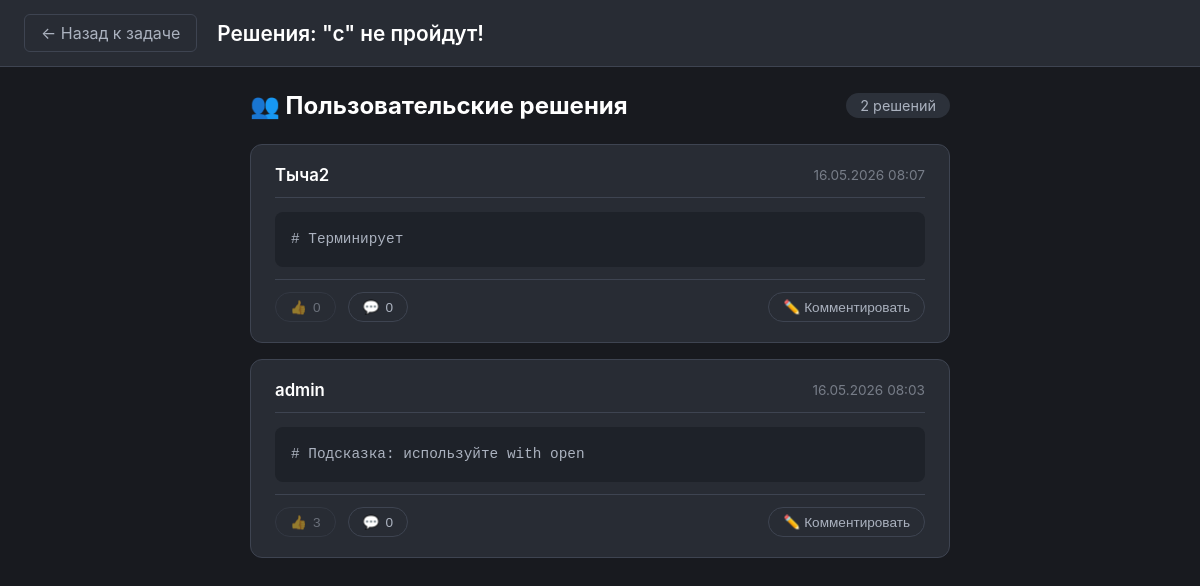
/task/4/solutions/, run on the app's committed database.
### task/models.py (models this page shows, shortened)
class Task(models.Model):
    title = models.CharField(max_length=200, verbose_name="Название")
    description = models.TextField(verbose_name="Описание")
    difficulty = models.ForeignKey(
        Difficulty,
        on_delete=models.PROTECT,
        verbose_name="Сложность"
    )
    categories = models.ManyToManyField(
        Category,
        related_name='tasks',
        verbose_name="Категории"
    )
    language = models.ForeignKey(
        ProgrammingLanguage,
        on_delete=models.PROTECT,
        verbose_name="Целевой язык"
    )
    starter_code = models.TextField(blank=True, null=True, verbose_name="Начальный код")
    solution_code = models.TextField(blank=True, null=True, verbose_name="Эталонное решение")
    time_limit_ms = models.IntegerField(default=1000, verbose_name="Лимит времени (мс)")
    memory_limit_kb = models.IntegerField(default=256000, verbose_name="Лимит памяти (КБ)")
    author = models.ForeignKey(
        settings.AUTH_USER_MODEL,
        on_delete=models.SET_NULL,
        null=True,
        related_name='created_tasks',
        verbose_name="Автор"
    )
    is_active = models.BooleanField(default=True, verbose_name="Активна")
    created_at = models.DateTimeField(auto_now_add=True, verbose_name="Дата создания")
    class Meta:
        verbose_name = "Задача"
        verbose_name_plural = "Задачи"
        ordering = ['-created_at']

class PublishedSolution(models.Model):
    submission = models.ForeignKey(
        'Submission',
        on_delete=models.CASCADE,
        related_name='published',
        verbose_name='Решение'
    )
    author = models.ForeignKey(
        settings.AUTH_USER_MODEL,
        on_delete=models.CASCADE,
        related_name='published_solutions',
        verbose_name='Автор'
    )
    description = models.TextField(blank=True, default='', verbose_name='Описание решения')
    upvotes = models.IntegerField(default=0, verbose_name='Голоса')
    published_at = models.DateTimeField(auto_now_add=True, verbose_name='Дата публикации')
    class Meta:
        verbose_name = 'Опубликованное решение'
        verbose_name_plural = 'Опубликованные решения'
        db_table = 'published_solutions'

class Submission(models.Model):
    user = models.ForeignKey(
        settings.AUTH_USER_MODEL,
        on_delete=models.CASCADE,
        related_name='task_solutions',
        verbose_name="Пользователь"
    )
    task = models.ForeignKey(
        Task,
        on_delete=models.CASCADE,
        related_name='solutions',
        verbose_name="Задача"
    )
    status = models.ForeignKey(
        SubmissionStatus,
        on_delete=models.PROTECT,
        verbose_name="Статус"
    )
    code = models.TextField(verbose_name="Код решения")
    execution_time_ms = models.IntegerField(null=True, blank=True, verbose_name="Время выполнения")
    memory_used_kb = models.IntegerField(null=True, blank=True, verbose_name="Память (КБ)")
    solved_at = models.DateTimeField(auto_now_add=True, verbose_name="Дата решения")
    passed_tests = models.IntegerField(default=0, verbose_name="Пройдено тестов")
    total_tests = models.IntegerField(default=0, verbose_name="Всего тестов")
    class Meta:
        verbose_name = "Решение задачи"
        verbose_name_plural = "Решения задач"
        ordering = ['-solved_at']

### users/models.py (models this page shows, shortened)
class User(AbstractUser):
    level = models.IntegerField(default=1, verbose_name='Уровень')
    experience_points = models.IntegerField(default=0, verbose_name='Очки опыта')
    created_at = models.DateTimeField(auto_now_add=True, verbose_name='Дата регистрации')
    groups = models.ManyToManyField(
        'auth.Group',
        related_name='custom_user_set',
        blank=True,
        help_text='Группы, к которым принадлежит пользователь.',
        verbose_name='Группы'
    )
    user_permissions = models.ManyToManyField(
        'auth.Permission',
        related_name='custom_user_permissions_set',
        blank=True,
        help_text='Права пользователя.',
        verbose_name='Права'
    )
    class Meta:
        verbose_name = 'Пользователь'
        verbose_name_plural = 'Пользователи'
        db_table = 'users'

### task/views.py (the view)
# urls.py: path('<int:pk>/solutions/', views.published_solutions, name='solutions'),
def published_solutions(request, pk):
    task = get_object_or_404(Task, pk=pk)
    solutions_list = PublishedSolution.objects.filter(
        submission__task=task
    ).select_related('author', 'submission__user').order_by('-published_at')
    paginator = Paginator(solutions_list, 20)
    page_number = request.GET.get('page', 1)
    page_obj = paginator.get_page(page_number)
    voted_ids = []
    if request.user.is_authenticated:
        voted_ids = SolutionVote.objects.filter(
            user=request.user,
            solution__in=page_obj.object_list
        ).values_list('solution_id', flat=True)
    solution_ids = [s.id for s in page_obj.object_list]
    comment_counts = {}
    if solution_ids:
        from django.db.models import Count
        counts = Comment.objects.filter(
            solution_id__in=solution_ids
        ).values('solution_id').annotate(count=Count('id'))
        comment_counts = {c['solution_id']: c['count'] for c in counts}
    context = {
        'task': task,
        'solutions': page_obj,
        'page_obj': page_obj,
        'voted_ids': list(voted_ids),
        'comment_counts': comment_counts,
    }
    return render(request, 'task/solutions.html', context)

### crius/templatetags/dict_filters.py (called while the page is built)
@register.filter
def get_item(dictionary, key):
    return dictionary.get(key)

### task/templates/task/solutions.html (shortened to what this page needs)
{% load static %}
{% load dict_filters %}
<!DOCTYPE html>
<html lang="ru">
<head>
</head>
<body>
<div class="top-bar">
    <a href="{% url 'task:detail' pk=task.pk %}" class="back-btn">← Назад к задаче</a>
    <span class="page-title">Решения: {{ task.title }}</span>
</div>
<div class="solutions-wrapper">
    <div class="solutions-container">
        <div class="solutions-header">
            <h2>👥 Пользовательские решения</h2>
            <span class="solutions-count">{{ page_obj.paginator.count }} решений</span>
        </div>
        {% for solution in solutions %}
        <div class="solution-card" id="solution-{{ solution.id }}">
            <div class="solution-header">
                <span class="solution-author">{{ solution.author.username }}</span>
                <span class="solution-date">{{ solution.published_at|date:"d.m.Y H:i" }}</span>
            </div>
            <pre class="solution-code" id="code-block-{{ solution.id }}">{{ solution.submission.code }}</pre>
            <div class="solution-footer">
                <div class="solution-stats">
                    <button class="btn-vote {% if user.is_authenticated and solution.id in voted_ids %}voted{% endif %}"
                            onclick="toggleVote({{ solution.id }}, this)"
                            {% if not user.is_authenticated %}disabled title="Войдите чтобы голосовать"{% endif %}>
                        👍 <span class="vote-count">{{ solution.upvotes }}</span>
                    </button>
                    <button class="btn-comment-toggle" onclick="toggleComments({{ solution.id }})">
                        💬 <span class="comment-count" id="comment-count-{{ solution.id }}">
                            {% with count=comment_counts|get_item:solution.id %}
                                {% if count %}
                                    {% if count > 99 %}99+{% else %}{{ count }}{% endif %}
                                {% else %}0{% endif %}
                            {% endwith %}
                        </span>
                    </button>
                </div>
                <button class="btn-write-comment" onclick="focusCommentInput({{ solution.id }})">✏️ Комментировать</button>
            </div>
        </div>
        {% empty %}
        <div class="empty-state">
            <div class="empty-icon">📭</div>
            <p>Нет опубликованных решений.</p>
        </div>
        {% endfor %}
    </div>
</div>
</body>
</html>

### task/templates/task/solutions.html (style rules this page uses)
:root { --bg-main: #181a1f; --bg-panel: #282c34; --text-main: #abb2bf; --text-heading: #ffffff; --accent: #4caf50; --border-color: #3e4451; --hover-bg: #2c313a; }
* { box-sizing: border-box; margin: 0; padding: 0; }
body { font-family: -apple-system, BlinkMacSystemFont, "Segoe UI", Roboto, Helvetica, Arial, sans-serif; background-color: var(--bg-main); color: var(--text-main); height: 100vh; display: flex; flex-direction: column; }
.top-bar { background-color: var(--bg-panel); border-bottom: 1px solid var(--border-color); padding: 14px 24px; display: flex; align-items: center; gap: 20px; flex-shrink: 0; }
.back-btn { background: none; border: 1px solid var(--border-color); color: var(--text-main); padding: 8px 16px; border-radius: 6px; cursor: pointer; font-size: 1rem; text-decoration: none; transition: border-color 0.2s, color 0.2s; }
.page-title { font-size: 1.3rem; font-weight: 600; color: var(--text-heading); }
.solutions-wrapper { flex: 1; overflow-y: auto; padding: 24px; }
.solutions-container { max-width: 700px; margin: 0 auto; display: flex; flex-direction: column; gap: 16px; }
.solutions-header { display: flex; justify-content: space-between; align-items: center; margin-bottom: 8px; }
.solutions-header h2 { color: var(--text-heading); font-size: 1.5rem; margin: 0; }
.solutions-count { background-color: var(--hover-bg); padding: 4px 14px; border-radius: 20px; font-size: 0.9rem; color: var(--text-main); }
.solution-card { background-color: var(--bg-panel); border: 1px solid var(--border-color); border-radius: 12px; padding: 20px 24px; transition: border-color 0.2s; }
.solution-header { display: flex; justify-content: space-between; align-items: center; margin-bottom: 14px; padding-bottom: 12px; border-bottom: 1px solid var(--border-color); }
.solution-author { font-weight: 600; color: var(--text-heading); font-size: 1.05rem; }
.solution-date { font-size: 0.85rem; opacity: 0.6; }
.solution-code { background: #1e2229; padding: 16px; border-radius: 8px; font-family: 'JetBrains Mono', 'Courier New', monospace; font-size: 0.9rem; line-height: 1.6; white-space: pre-wrap; word-break: break-word; max-height: 410px; overflow: hidden; position: relative; text-align: left; margin: 0; }
.solution-footer { display: flex; justify-content: space-between; align-items: center; margin-top: 12px; padding-top: 12px; border-top: 1px solid var(--border-color); }
.solution-stats { display: flex; align-items: center; gap: 12px; }
.btn-vote { background: transparent; border: 1px solid var(--border-color); color: var(--text-main); padding: 6px 14px; border-radius: 20px; cursor: pointer; font-size: 0.85rem; transition: all 0.2s; display: inline-flex; align-items: center; gap: 6px; }
.btn-vote:disabled { opacity: 0.5; cursor: not-allowed; }
.btn-comment-toggle, .btn-write-comment { background: transparent; border: 1px solid var(--border-color); color: var(--text-main); padding: 6px 14px; border-radius: 20px; cursor: pointer; font-size: 0.85rem; transition: all 0.2s; display: inline-flex; align-items: center; gap: 6px; }

### data on the page
Task: title "\"с\" не пройдут!"
PublishedSolution: author.username "Тыча2", published_at "16.05.2026 08:07", submission.code "# Терминирует", upvotes "0"
PublishedSolution: author.username "admin", published_at "16.05.2026 08:03", submission.code "# Подсказка: используйте with open", upvotes "3"

### other printed values
{{ page_obj.paginator.count }} "2"
